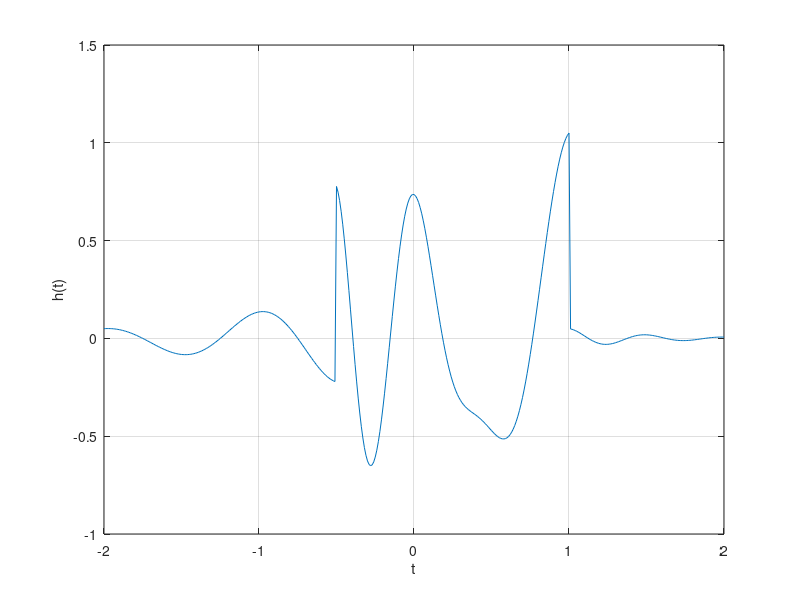
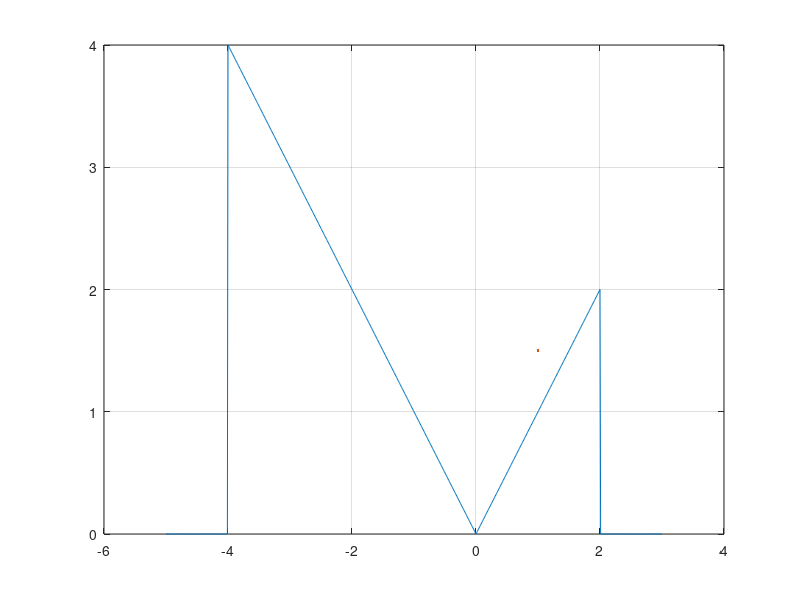

Here is the MATLAB script that generated these plots, in order: (Note: this script raises an error after producing the figures.)
%% Práctica3: Señales Continuas 2MV1
%% Integrantes
%%
% 
% * Cruz Crisóstomo Alejandra Lebafran
% * Jiménez Rivera Emilio
% * López Martínez Carlos Ian
% * Ortiz Vázquez Piero Ludwig
% * Rodríguez Hernández Eduardo 
% 

%% Objetivo
%
% Con esta práctica buscamos obtener y reforzar conocimientos
% previamente adquiridos, esto por medio de la elaboración de una página
% Web utilizando la plataforma de MATLAB, el cual nos proporcionará un
% mejor dominio de los temas y mayor agilidad para el uso de la plataforma.
%%
%% 1.11 MATLAB: Trabajar con funciones
% Trabajar con funciones es fundamental para las aplicaciones de señales y sistemas. MATLAB proporciona
% varios métodos para definir y evaluar funciones. La comprensión y el uso competente de estos
% métodos son, por tanto, necesarios y beneficiosos.
%
% *1.11-1 Funciones Anonimas* 
%
% Muchas funciones simples se representan más convenientemente mediante el uso anónimo de MATLAB.
% Una función anónima proporciona una representación simbólica de una función definida en
% términos de operadores u otras funciones anónimas de MATLAB. Por ejemplo, considere
% definiendo la sinusoide amortiguada exponencialmente $f(t) = e^{-t}cos(2\pi t)$ .
%
 f = @(t) exp(-t).*cos(2*pi*t);
%%
% En este contexto, el símbolo *@* identifica la expresión como una función anónima, que se asigna
% un nombre de *f*. Los paréntesis que siguen al símbolo *@* se utilizan para identificar la variable independiente
% (argumentos de entrada), que en este caso es la única variable de tiempo *t*. Argumentos de entrada, como
% *t* , son locales de la función anónima y no están relacionados con
% ninguna variable del espacio de trabajo con los
% mismos nombres.
%
% Una vez definida, *f(t)* se puede evaluar simplemente pasando los valores
% de entrada de interés. Por ejemplo,
%
t = 0; f(t)
%%
% evalúa *f(t)* en *t = 0* , confirmando el resultado esperado de la unidad. El mismo resultado se obtiene
% pasando *t = 0* directamente.
%
f(0)
%%
% Las entradas vectoriales permiten la evaluación de múltiples valores simultáneamente. Considere la tarea
% de trazar *f(t)* en el intervalo *(−2 ≤ t ≤ 2)* . El comportamiento de la función bruta es claro: *f(t)* debería
% oscilar cuatro veces con una envolvente en decadencia. Dado que los bocetos precisos a mano son engorrosos,
% los gráficos generados por MATLAB son una alternativa atractiva. Como ilustra el siguiente ejemplo, el cuidado
% es que se deben tomar medidas para garantizar resultados confiables.
%
% Supongamos que se elige el vector *t* para incluir solo los números enteros contenidos en *(−2 ≤ t ≤ 2)* , es decir,
% *[-2,-1, 0, 1, 2]* .
%
t = (-2:2);
%%
% Esta entrada vectorial se evalúa para formar una salida vectorial.
%
f(t)
%%
% El comando plot grafica el resultado, que se muestra en la figura 1.46.
%
% Las líneas de cuadrícula, agregadas mediante el comando de cuadrícula, ayudan a identificar las características. Desafortunadamente, el
% gráfico no ilustra el comportamiento oscilatorio esperado. Se requieren más puntos para adecuadamente
% representar *f(t)*.
%
% La pregunta entonces es ¿cuántos puntos son suficientes? Si se eligen muy pocos puntos, la información
% está perdida. Si se eligen demasiados puntos, se desperdicia memoria y tiempo. Se necesita un equilibrio. Para
% funciones oscilatorias, normalmente es adecuado trazar de 20 a 200 puntos por oscilación. Para el presente
% en este caso, se elige *t* para dar 100 puntos por oscilación.
%
t = (-2:2);
%%
% Nuevamente, la función se evalúa y traza.
plot(t,f(t));
xlabel('t'); ylabel('f(t)'); grid;
%%
% *Figura 1.46* $f(t) = e^{-t}cos(2\pi t)$ para *t = (-2:2)*.
%
t = (-2:0.01:2);
plot(t,f(t));
xlabel('t'); ylabel('f(t)'); grid;
%%
% *Figura 1.47* $f(t) = e^{-t}cos(2\pi t)$ para *t = (-2:0.01:2)*.
%
% El resultado, que se muestra en la figura 1.47, es una descripción precisa de *f(t)*.
%
% *1.11-2 Operadores relacionales y la función de paso unitario* 
%
% La función escalón unitario *u(t)* surge naturalmente en muchas situaciones prácticas. Por ejemplo, un escalón unitario puede
% modelar el acto de encender un sistema. Con la ayuda de operadores relacionales, funciones anónimas
% puede representar la función del escalón unitario.
%
% En MATLAB, un operador relacional compara dos elementos. Si la comparación es cierta, una verdad lógica
% (1) se devuelve. Si la comparación es falsa, se devuelve un falso lógico (0). A veces llamado indicador de
% funciones, los operadores relacionales indican si una condición es verdadera. Seis operadores relacionales son
% disponibles: <, >, <=, >=, == y ~=.
% 
% La función del escalón unitario se define fácilmente usando el operador
% relacional >=.
%
u = @(t) 1.0.*(t>=0);
%%
% Cualquier función con una discontinuidad de salto, como el paso unitario, es difícil de trazar. Considere la posibilidad de trazar
% *u(t)* usando *t = (-2:2)*.
%
t = (-2:2); plot(t,u(t));
xlabel('t'); ylabel('u(t)');
%%
% *Figura 1.48* *u(t)* para *t = (-2:2)*.
%
% Dos problemas importantes son evidentes en el gráfico resultante, que se muestra en la figura 1.48. Primero,
% MATLAB escala automáticamente los ejes del gráfico para vincular estrechamente los datos. En este caso, normalmente
% la característica deseable oscurece la mayor parte de la trama. En segundo lugar, MATLAB conecta los datos del trazado con líneas,
% haciendo que una verdadera discontinuidad de salto sea difícil de lograr. La resolución gruesa del vector *t* enfatiza
% el efecto al mostrar una línea inclinada errónea entre *t = −1* y *t = 0*.
%
% El primer problema se corrige ampliando verticalmente el cuadro delimitador con el eje
% dominio. El segundo problema se reduce, pero no se elimina, sumando puntos al vector *t*.
%
t = (-2:0.01:2); plot(t,u(t));
xlabel('t'); ylabel('u(t)');
axis([-2 2 -0.1 1.1]);
%%
% *Figura 1.49* *u(t)* para *t = (-2:0.01:2)* con modificación axis.
%
% El argumento vectorial de cuatro elementos del eje especifica el eje x mínimo, el eje x máximo y el eje y
% mínimo, y máximo del eje y, respectivamente. Los resultados mejorados se muestran en la figura 1.49.
%
% Los operadores relacionales se pueden combinar usando AND lógico, OR lógico y negación lógica: &,
% | y ~, respectivamente. Por ejemplo, (t>0)&(t<1) y ~((t<=0)|(t>=1)) prueban si *0 < t < 1*.
% Para demostrarlo, considere definir y trazar el escalón unitario *p(t) = u(t) − u(t − 1)*, como se muestra en la
% Figura 1.50:
%
p = @(t) 1.0.*((t>=0)&(t<1));
t = (-1:0.01:2); plot(t,p(t));
xlabel('t'); ylabel('p(t) = u(t)-u(t-1)');
axis([-1 2 -.1 1.1]);
%%
% *Figura 1.50* *p(t) = u(t) - u(t-1)* para *(-1 ≤ t ≤ 2)*.
%
% Dado que las funciones anónimas se pueden construir utilizando otras funciones anónimas, podríamos
% utilizar nuestra función anónima de paso unitario previamente
% definida para definir *p(t)* como *p = @(t) u(t)-u(t-1)*.
%
% Para operandos escalares, MATLAB también admite dos construcciones lógicas de cortocircuito. A
% el AND lógico de cortocircuito se realiza mediante &&, y el OR lógico de cortocircuito se realiza mediante
% ||. Los operadores lógicos de cortocircuito suelen ser más eficientes que los operadores lógicos tradicionales
% porque prueban la segunda parte de la expresión sólo cuando es necesario. Es decir, cuando al escalar
% la expresión A se encuentra falsa en (A&&B), la expresión escalar B no se evalúa, ya que un resultado falso
% ya está garantizado. De manera similar, la expresión escalar B no se evalúa cuando la expresión escalar A es
% encontrado verdadero en (A||B), ya que ya se garantiza un resultado verdadero.
%
% *1.11-3 Visualización de operaciones en la variable independiente*
%
% Comúnmente se encuentran dos operaciones sobre la variable independiente de una función: desplazamiento y
% escalada. Las funciones anónimas son muy adecuadas para investigar ambas operaciones.
%
% Considere $g(t) = f(t)u(t) = e^{-t}cos(2\pi t)u(t)$, una versión causal de *f(t)*. MATLAB fácilmente
% multiplica funciones anónimas. Por lo tanto, creamos *g(t)* multiplicando nuestras funciones anónimas
% para *f(t)* y *u(t)*.
%
g = @(t) f(t).*u(t);
%%
% Una operación combinada de cambio y escala está representada por *g(at + b)*, donde a y b son
% constantes reales arbitrarias. Como ejemplo, considere graficar *g(2t +1)* sobre *(−2 ≤ t ≤ 2)* . Con *a = 2*,
% la función se comprime por un factor de 2, lo que da como resultado el doble de oscilaciones por unidad *t*. Añadiendo
% la condición *b > 0* desplaza la forma de onda hacia la izquierda. Dada la función anónima *g*, una gráfica precisa
% es casi trivial de obtener.
%
t = (-2:0.01:2);
plot(t,g(2*t+1)); xlabel('t'); ylabel('g(2t+1)'); grid;
%%
% *Figura 1.51 g(2t +1)* para *(−2 ≤ t ≤ 2)*.
%
% La Figura 1.51 confirma la compresión esperada de la forma de onda y el desplazamiento hacia la izquierda. Como comprobación final, tenga en cuenta
% esa función g(·) se activa cuando el argumento de entrada es cero. Por lo tanto, *g(2t + 1)* debería activarse
% cuando *2t +1 = 0* o en *t = −0.5*, hecho confirmado nuevamente por la figura 1.51
%
t = (-2:0.01:2);
plot(t,g(-t+1)); xlabel('t'); ylabel('g(-t+1)'); grid;
%%
% *Figura 1.52 g(-t +1)* para *(−2 ≤ t ≤ 2)*.
%
t = (-2:0.01:2);
plot(t,g(2*t+1)+g(-t+1)); xlabel('t'); ylabel('g(2t+1)+g(-t+1)'); grid;
%%
% *Figura 1.53 h(t) = g(2t+1) + g(-t+1)* para *(−2 ≤ t ≤ 2)*.
%
% A continuación, considere graficar *g(−t + 1)* sobre *(−2 ≤ t ≤ 2)*. Como *a < 0*, la forma de onda será
% reflejado. Agregar la condición *b > 0* que desplaza la forma de onda final hacia la derecha.
%
plot(t,g(-t+1)); xlabel('t'); ylabel('g(-t+1)'); grid;
%%
% La figura 1.52 confirma tanto la reflexión como el desplazamiento a la derecha.
%
% Hasta este punto, las Figuras 1.51 y 1.52 podrían esbozarse razonablemente a mano. Considere la posibilidad de trazar
% la función más complicada *h(t) = g(2t + 1) + g(−t + 1)* sobre *(−2 ≤ t ≤ 2)* (figura 1.53); un
% boceto a mano preciso sería bastante difícil. Con MATLAB, el trabajo es mucho menos engorroso.
%
plot(t,g(2*t+1)+g(-t+1)); xlabel('t'); ylabel('h(t)'); grid;
%%
% *1.11-4 Integración numérica y estimación de la energía de una señal.*
%
% Las señales interesantes suelen tener representaciones matemáticas no triviales. Computar la energía de la señal,
% que implica integrar el cuadrado de estas expresiones, puede ser una tarea desalentadora. Afortunadamente,
% muchas integrales difíciles se pueden estimar con precisión mediante técnicas de integración numérica.
%
% Incluso si la integración parece simple, la integración numérica proporciona una buena manera de verificar
% resultados analíticos.
%
% Para empezar, considere la señal simple $x(t) = e^{-t}(u(t)-u(t-1))$ La energía de *x(t)* se expresa
% como $$ Ex = \int_{-\infty}^{\infty} |x(t)|^2 dt $$ La integración produce $$ Ex = 0.5(1-e^{-2}) \approx 0.4323$$. La energía
% de la integral también se puede evaluar numéricamente. La figura 1.27 ayuda a ilustrar el método simple de
% aproximación rectangular: evalúe el integrando en puntos separados uniformemente por $\Delta t$, multiplique
% cada uno por $\Delta t$ para calcular las áreas del rectángulo y luego sumar todos los rectángulos. Primero, creamos la función
% *x(t)*.
% 
x = @(t) exp(-t).*((t>=0)&(t<1));
%%
% Con $\Delta t = 0.01$, se crea un vector de tiempo adecuado.
%
t = (0:0.01:1);
%%
% El resultado final se calcula utilizando el comando suma.
%
E_x = sum(x(t).*x(t)*0.01)
%%
% El resultado no es perfecto, pero con un error relativo del 1% está cerca. Reduciendo $\Delta t$, la aproximación es
% mejorado. Por ejemplo, *t = 0.001* produce *E_x = 0.4328*, o un error relativo del 0.1%.
%
% Aunque es fácil de visualizar, la aproximación rectangular no es la mejor integración numérica
% técnica. La función quad de MATLAB implementa una mejor técnica de integración numérica
% llamada *cuadratura de Simpson adaptativa recursiva*. Para operar, *quad* requiere una función que describa
% el integrando, el límite inferior de integración y el límite superior de integración. Observe que $\Delta t$ no
% necesita ser especificado
%
% Para utilizar *quad* para estimar *Ex*, primero se debe describir el integrando.
%
x_squared = @(t) x(t).*x(t);
%%
% La estimación de *Ex* sigue inmediatamente.
%
E_x = quad(x_squared,0,1)
%%
% En este caso, el error relativo es de −0.0026%.
%
% Se pueden utilizar las mismas técnicas para estimar la energía de señales más complejas. Considerar
% *g(t)*, definido anteriormente. La energía se expresa como $$ Eg = \int_{0}^{\infty} e^{-2t}cos(2\pi t)dt $$. Una solución de forma cerrada
% existe, pero requiere algo de esfuerzo. MATLAB proporciona una respuesta
% más rápidamente.
%
g_squared = @(t) g(t).*g(t);
%%
% Aunque el límite superior de integración es infinito, la envolvente que decae exponencialmente asegura
% *g(t)* es efectivamente cero mucho antes de *t = 100*. Por lo tanto, se utiliza un límite superior de *t = 100* junto con
% $\Delta t = 0.001$.
%
t = (0:0.001:100);
E_g = sum(g_squared(t)*0.001)
%%
% Se obtiene una aproximación ligeramente mejor con la función *quad*.
%
E_g = quad(g_squared,0,100)
%%
%% Problema 1.2-2
%
% 1.2-2 Para la señal x(t) mostrada a continuación bosqueje lo siguiente:
%
% * a) x(t-4)
% * b) x(t/1.5)
% * c) x(-t)
% * d) x(2t-4)
% * e) x(2-t)
%

t = (-5:0.01:3);
x1 = @(t) -t.*((t>=-4)&(t<=0));
x2 = @(t) t.*((t>=0)&(t<=2));
x = @(t) x1(t) + x2(t);
figure()
plot(t,x(t),LineWidth=1.5);
grid on;
ax = gca;
ax.XAxisLocation = 'origin';
ax.YAxisLocation = 'origin';
ax.Box = 'off';
title('x(t)')
%%
%Respuesta
figure();
subplot(3,2,1)
t1 = (-1:0.01:7);
plot(t1,x(t1-4),LineWidth=1.5);
grid on;
ax = gca;
ax.XAxisLocation = 'origin';
ax.YAxisLocation = 'origin';
ax.Box = "off";
axis([-1 7 0 4]); title('a) x(t-4)');

subplot(3,2,2);
t2 = (-7:0.01:4);
plot(t2,x(t2/1.5),LineWidth=1.5);
grid on;
ax = gca;
ax.XAxisLocation = 'origin';
ax.YAxisLocation = 'origin';
ax.Box = "off";
axis([-7 4 0 4]); title('b) x(t/1.5)');

subplot(3,2,3);
t3 = (-3:0.01:5);
plot(t3,x(-t3),LineWidth=1.5);
grid on;
ax = gca;
ax.XAxisLocation = 'origin';
ax.YAxisLocation = 'origin';
ax.Box = "off";
axis([-3 5 0 4]); title('c) x(-t)')

subplot(3,2,4);
t4 = (-1:0.01:4);
plot(t4,x((2.*t4)-4),LineWidth=1.5);
grid on;
ax = gca;
ax.XAxisLocation = 'origin';
ax.YAxisLocation = 'origin';
ax.Box = "off";
axis([-1 4 0 4]); title('d) x(2t-4)')

subplot(3,2,5);
t5 = (-1:0.01:7);
plot(t5,x(2-t5),LineWidth=1.5);
grid on;
ax = gca;
ax.XAxisLocation = 'origin';
ax.YAxisLocation = 'origin';
ax.Box = "off";
axis([-1 7 0 4]); title('e) x(2-t)')
%%
%%
%% Problema 1.11-1
%
% 1.11-1 Proporcionar código MATLAB y resultados que tracen la porción impar xe(t) de la función $x(t) = 2^{-t}cos(2\pi t)u(t-\pi)$
% en un intervalo de longitud adecuada utilizando un número adecuado de puntos.
figure();
t = (0:0.1:10);
u = @(t) 1.0.*(t>=0);
x = @(t) ((2.^(-t)).*cos(4*pi*t)).*u(t-pi);
plot(t,x(t),'--r'); xlabel('t'); ylabel('x(t)');
grid on;
ax = gca;
ax.XAxisLocation = 'origin';
ax.YAxisLocation = 'origin';
ax.Box = 'off';
title('Gráfica de problema 1.11-1');
%%
